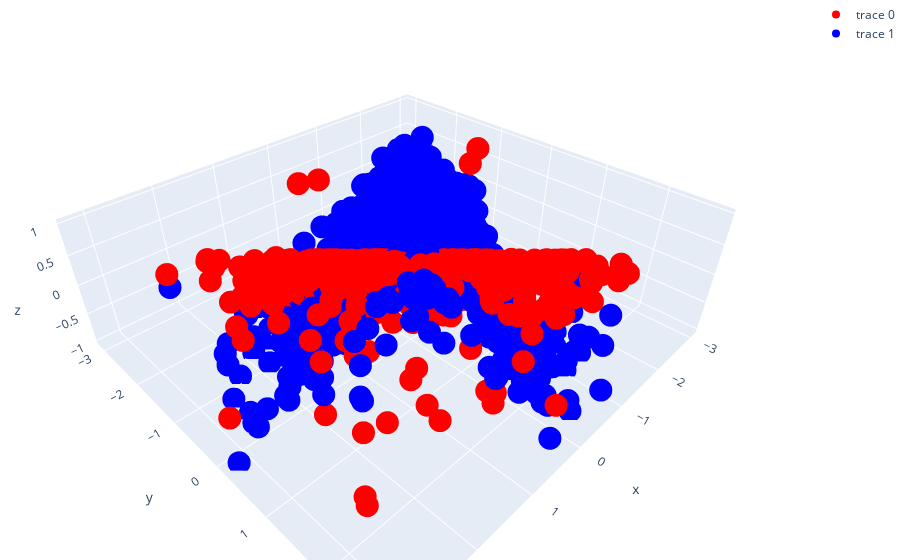

Write notebook code for a chart like this one.
### Code cell
import plotly.graph_objects as go

# Create a figure
fig = go.Figure()

# Add the first scatter plot
fig.add_trace(
    go.Scatter3d(x=x[:, 0], y=x[:, 1], z=y1, mode="markers", marker=dict(color="red"))
)

# Add the second scatter plot
fig.add_trace(
    go.Scatter3d(x=x[:, 0], y=x[:, 1], z=y2, mode="markers", marker=dict(color="blue"))
)

# Update the layout
fig.update_layout(margin=dict(l=0, r=0, b=0, t=0))

# Show the figure
fig.show()

### Figure 1 — Plotly figure (JSON) as saved in the notebook; plotly's stock layout.template omitted (floating-point values rounded to 4 significant figures; data arrays with more than 128 entries replaced by an {"elided": "..."} marker saying what was removed)
{"data": [{"marker": {"color": "red"}, "mode": "markers", "type": "scatter3d", "x": {"elided": "1000 float values"}, "y": {"elided": "1000 float values"}, "z": {"elided": "1000 float values"}}, {"marker": {"color": "blue"}, "mode": "markers", "type": "scatter3d", "x": {"elided": "1000 float values"}, "y": {"elided": "1000 float values"}, "z": {"elided": "1000 float values"}}], "layout": {"margin": {"b": 0, "l": 0, "r": 0, "t": 0}}}
